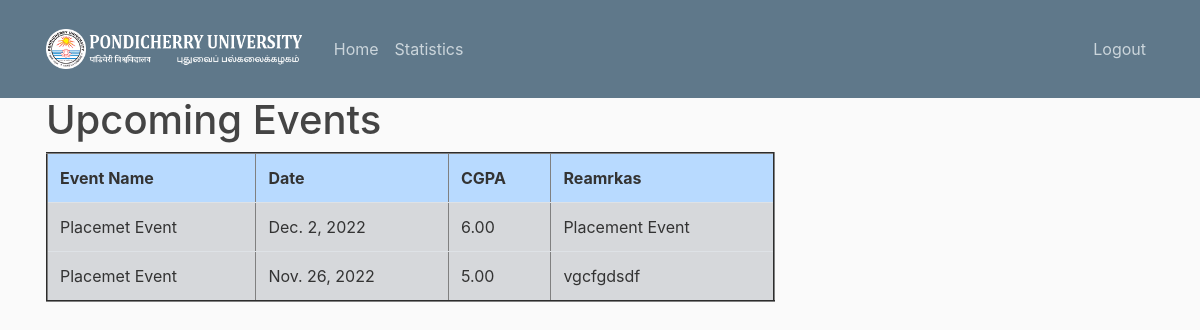
Page /viewEvent/ (signed in) on the committed database.
### faculty/models.py (models this page shows)
class event(models.Model):
    eventname = models.CharField(max_length=100)
    date = models.DateField()
    cgpa = models.DecimalField(max_digits=5, decimal_places=2)
    remarks = models.TextField(max_length=500)
    comp = models.ForeignKey(company,on_delete=models.CASCADE)
    pco_id = models.ForeignKey(pcoAdd , on_delete=models.CASCADE)

### faculty/decorators.py (the view)
        def wrapper_fun(request,*args, **kwargs):
            group =None
            if request.user.groups.exists():
                group = request.user.groups.all()[0].name
            if group in allowed_roles:
                return viewfun(request, *args, **kwargs)
            else:
                return HttpResponse(request,"You are not authorised")

### faculty/views.py (called while the page is built)
@login_required
@allowed_users(allowed_roles=['pco'])
def viewEvent(request):
    events = event.objects.all()
    context = {
    'events': events,
    }
    return render(request , 'faculty/pco/viewEvent.html',context)

### faculty/templates/faculty/pco/viewEvent.html
{% extends "faculty/pco/Pcobase.html" %}
{% block pcocontent %}
<h1> Upcoming Events</h1>
<table border='2' class="table table-striped">
    <tr class="table-primary">
        <th>
            Event Name
        </th>
        <th>
            Date
        </th>
        <th>
            CGPA
        </th>
        <th>
            Reamrkas
        </th>
    </tr>
    {% if events %}
    {% for event in events %}
    <tr class="table-secondary">
        <td>
            {{event.eventname}}
        </td>
        <td>
            {{event.date}}
        </td>
        <td>
            {{event.cgpa}}
        </td>
        <td>
            {{event.remarks}}
        </td>
    </tr>
    {% endfor %}
    {% endif %}
</table>
{% endblock pcocontent %}

### faculty/static/css/main.css (style rules this page uses)
body { background: #fafafa; color: #333333; margin-top: 5rem; }
h1, h2, h3, h4, h5, h6 { color: #444444; }

### faculty/templates/faculty/pco/Pcobase.html (style rules this page uses)
#bg { background-size: cover; background-repeat: no-repeat; background-position: absolute; background-attachment: fixed; opacity: 2; }

### rows in the picture
event: eventname "Placemet Event", date "Dec. 2, 2022", cgpa "6.00", remarks "Placement Event"
event: eventname "Placemet Event", date "Nov. 26, 2022", cgpa "5.00", remarks "vgcfgdsdf"
